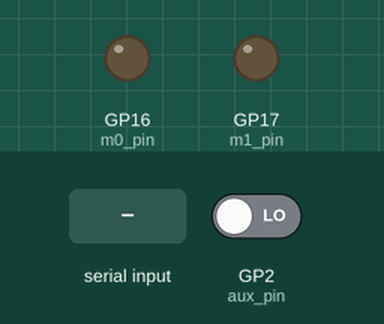
Recording of a program running on a simulated Raspberry Pi Pico running MicroPython. On the bench: output pins drawn as LEDs (lit = HIGH). The inputs (shaded band) are chosen by the test bench; at power-on: GP2 (aux_pin) LOW. Library files of the repository ran but are not shown: lora_e220.py, lora_e220_operation_constant.py, lora_e220_constants.py; what the program prints to the serial console is not drawn.

Above: at 2.2 s.
2.3 s: "1" received over the second serial link
Timing chart, 0 to 5.3 s (numbered marks = the images above; inputs shaded):
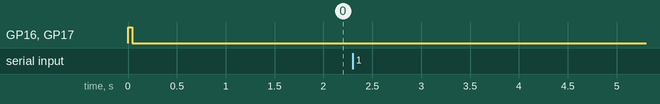

The program:

demo_E220_RX.py
```python
# Author: Renzo Mischianti
# Website: www.mischianti.org
#
# Description:
# This script demonstrates how to use the E220 LoRa module with MicroPython.
# It includes examples of sending and receiving string using both transparent and fixed transmission modes.
# The code also configures the module's address and channel for fixed transmission mode.
# Address and channel of this receiver:
# ADDH = 0x00
# ADDL = 0x01
# CHAN = 23
#
# Can be used with the send_fixed_string and send_transparent_string scripts
#
# Note: This code was written and tested using MicroPython on an ESP32 board.
#       It works with other boards, but you may need to change the UART pins.

from machine import UART
import utime

from lora_e220 import LoRaE220, Configuration
from lora_e220_operation_constant import ResponseStatusCode

from lora_e220_constants import FixedTransmission, RssiEnableByte

# Initialize the LoRaE220 module
uart1 = UART(1, 9600)
lora = LoRaE220('400T22D', uart1, aux_pin=2, m0_pin=16, m1_pin=17)
code = lora.begin()
print("Initialization: {}", ResponseStatusCode.get_description(code))

# Set the configuration to default values and print the updated configuration to the console
# Not needed if already configured
#configuration_to_set = Configuration('400T22D')
#configuration_to_set.ADDH = 0x00 # Address of this receive no sender
#configuration_to_set.ADDL = 0x01 # Address of this receive no sender
#configuration_to_set.CHAN = 23 # Address of this receive no sender
#configuration_to_set.TRANSMISSION_MODE.fixedTransmission = FixedTransmission.FIXED_TRANSMISSION
# To enable RSSI, you must also enable RSSI on sender
#configuration_to_set.TRANSMISSION_MODE.enableRSSI = RssiEnableByte.RSSI_ENABLED

#code, confSetted = lora.set_configuration(configuration_to_set)
#print("Set configuration: {}", ResponseStatusCode.get_description(code))

print("Waiting for messages...")
while True:
    if lora.available() > 0:
        # If the sender not set RSSI
        # code, value = lora.receive_message()
        # If the sender set RSSI
        code, value, rssi = lora.receive_message(rssi=True)
        print(value)
        print('RSSI: ', rssi)

        print(ResponseStatusCode.get_description(code))

        utime.sleep_ms(2000)
```

Measured:
- after the input at 2.3 s, every drawn part: stays the same
